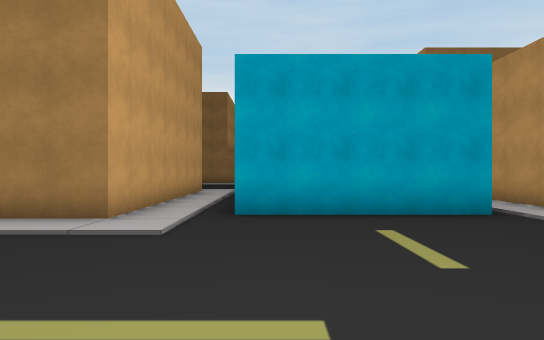
view 1 (above)

19 first-person views from a walk through a scene from a Unity 3-D project. The camera is 1.4 m above the floor, looks level and sees 70° across. The floor is counted in squares, 2 m on a side. Each view is taken from the middle of a square. On the plan, view 1 faces up. The plan holds only what a view shows up to about 11 squares ahead; the rest is blank. The place goes on beyond the plan. The player is left out.

view 2
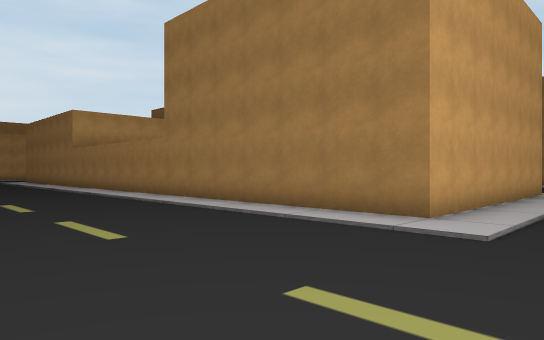

view 3
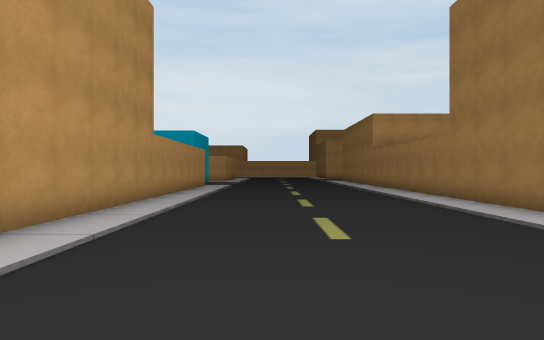

view 4
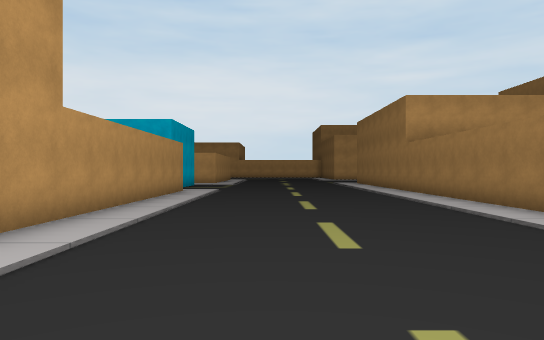

view 5
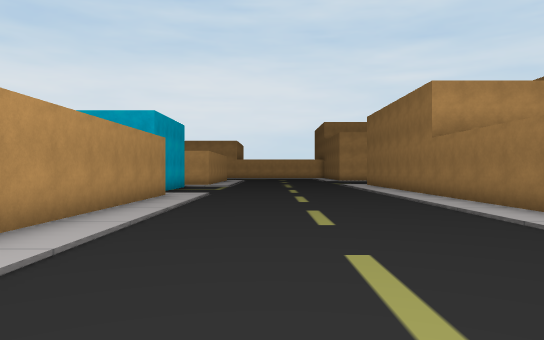

view 6
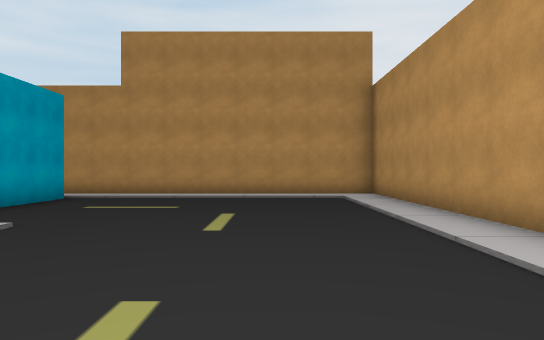

view 7
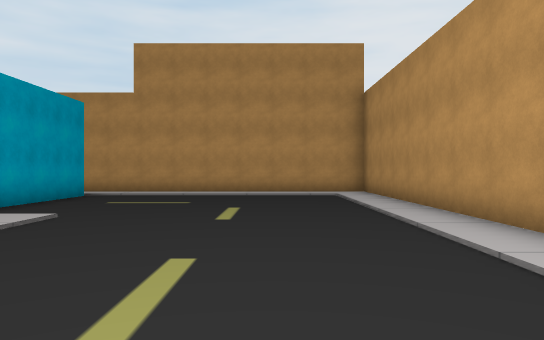

view 8
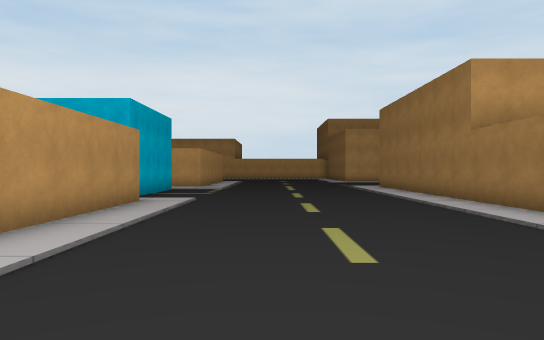

view 9
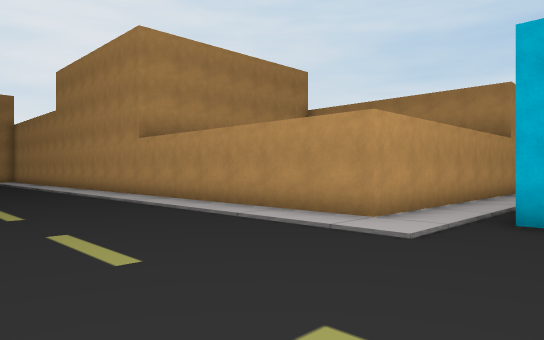

view 10
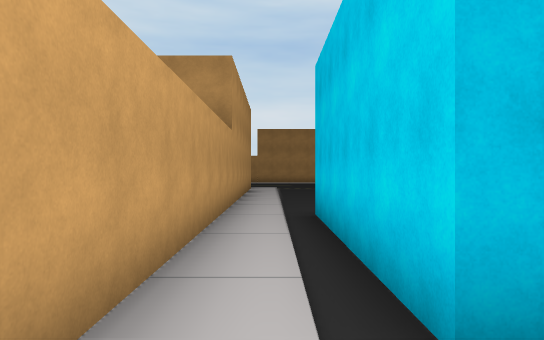

view 11
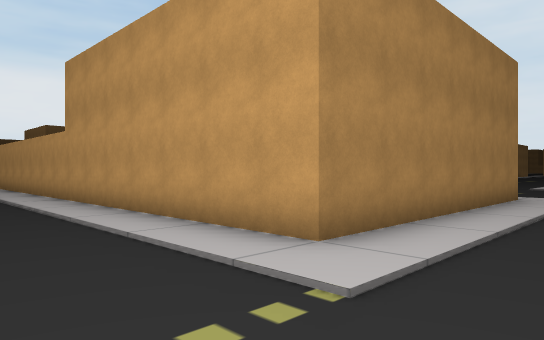

view 12
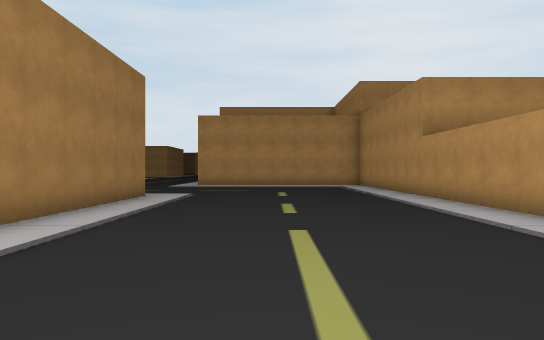

view 13
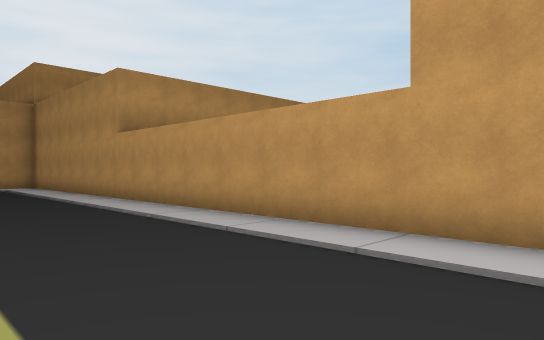

view 14
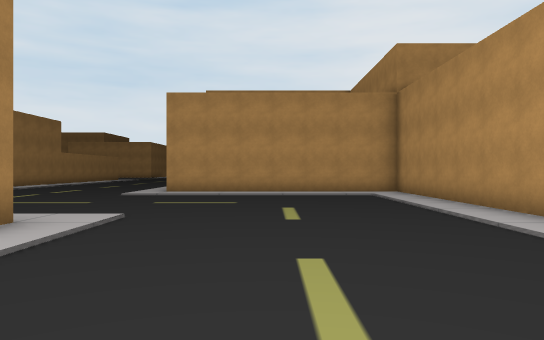

view 15
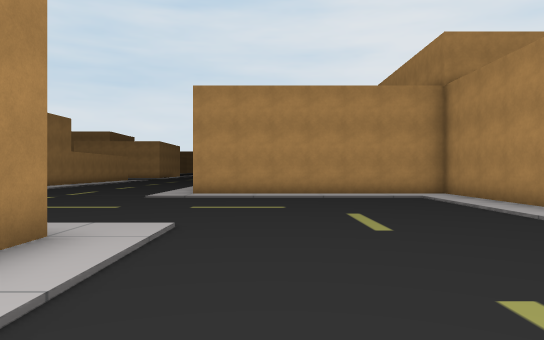

view 16
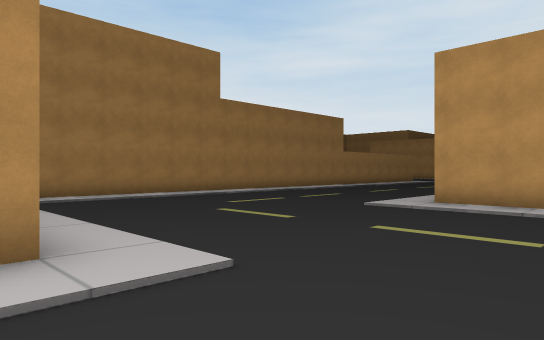

view 17
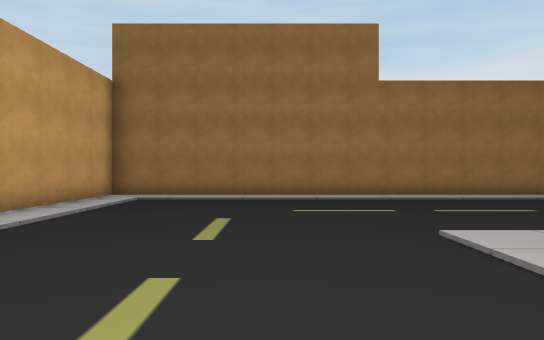

view 18
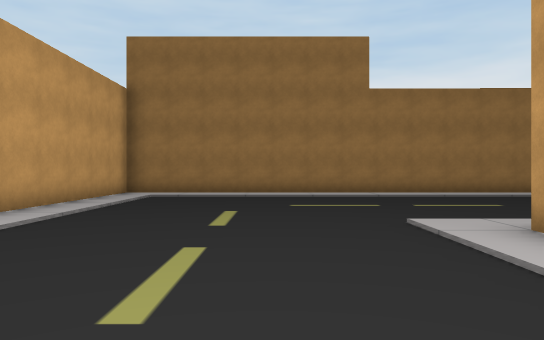

view 19
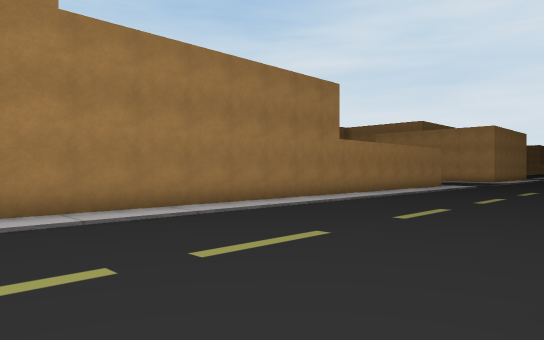

### Floor plan
Key: @ floor where view 1 was taken; # wall or solid block; . floor; B building.
Columns run from 19 left of view 1 to 7 right of it. Each row starts with its distance up from view 1.
 12                 B
 11                 B..
 10                 B..
  9                 B..
  8    B            B..    .B
  7    B            B..    .B
  6 BBBBBBBBBBBBBBBBB..####.B
  5 ........................B
  4 ........................B
  3 ........................B
  2 ........................B
  1 ........................B
  0 ...................@....B
 -1 ........................B
 -2 ...BBBBBBBBBBBBBBBBBBBBB
 -3 ##.B      B
 -4  #.B
 -5  #.B
 -6  #.B
 -7  #.B
 -8  ..B      BBBBBBBBBBBBBBB
 -9  ..BB    B................
-10  ..B     B................
-11  ..B     B.................
-12  ..B     B.................
-13  ..B     B.................
-14  ..B     B..............
-15 ...BBBBBBB..........
-16 .................B
-17  ................B
-18 . ...............B
-19 .................B
-20   ...............B
-21  ................B
-22  ................B
-23 BBBBBBBBBBBBBBBBBB

Where each view was taken, in squares from view 1:
view 1: 0 up, 0 right, facing up
view 2: 0 up, 0 right, facing up-left
view 3: 1 up, 0 right, facing left
view 4: 1 up, 4 left, facing left
view 5: 1 up, 6 left, facing left
view 6: 1 up, 6 left, facing right
view 7: 1 up, 7 left, facing right
view 8: 1 up, 8 left, facing left
view 9: 3 up, 19 left, facing down-right
view 10: 1 down, 17 left, facing down
view 11: 18 down, 19 left, facing up-right
view 12: 19 down, 19 left, facing right
view 13: 19 down, 18 left, facing down-right
view 14: 19 down, 14 left, facing right
view 15: 18 down, 13 left, facing right
view 16: 19 down, 10 left, facing up-right
view 17: 19 down, 5 left, facing up
view 18: 20 down, 5 left, facing up
view 19: 15 down, 4 left, facing up-right
